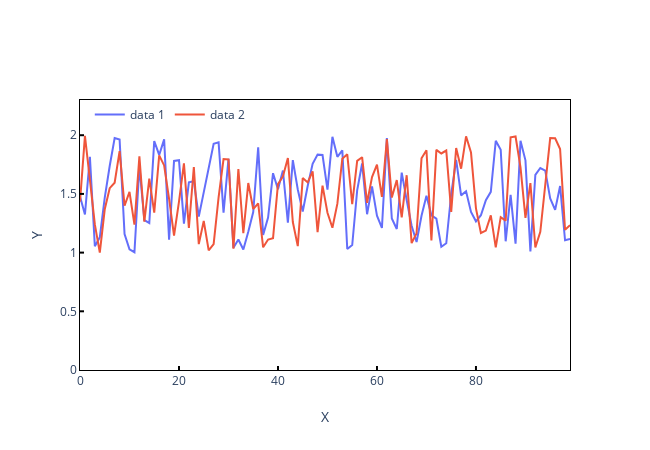

Notebook code cell kept with this figure:
### Code cell
fig = go.Figure(data=data, layout = layout)

fig.update_xaxes(ticks="inside", tickwidth=2, tickcolor='black',linecolor='black', ticklen=4,mirror=True)
fig.update_yaxes(ticks="inside", tickwidth=2, tickcolor='black',linecolor='black', ticklen=4,mirror=True, range=[0,2.3])
fig.update_layout(legend_orientation="h")
fig.show()
